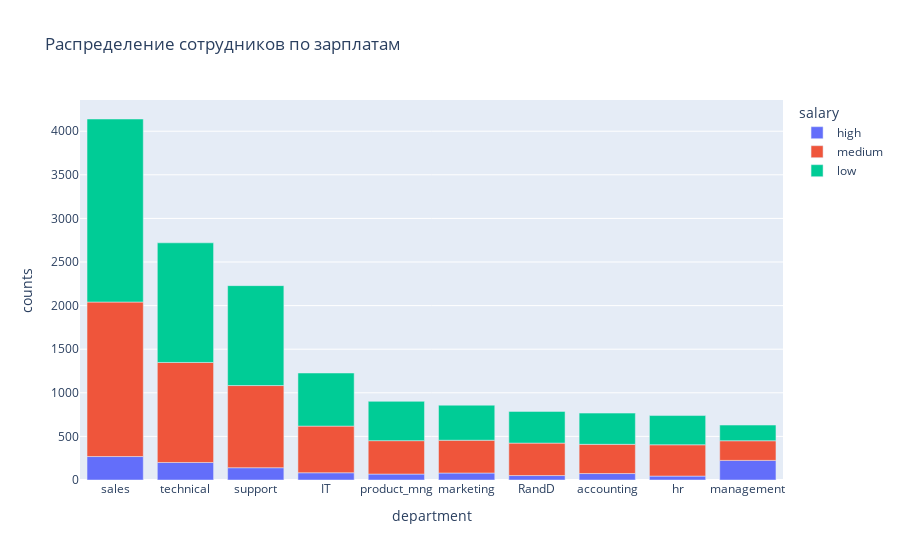

Here is the notebook cell this chart was saved with:
### Code cell
# Показать распределение сотрудников по зарплатам в каждомдепартаменте по отдельности
df_departments_salary = (df.groupby(by=['department', 'salary'])
                         .size()
                         .reset_index(name='counts')
                         .sort_values(['department', 'counts'], ascending=True))
px.bar(df_departments_salary, 
       x="department", 
       y="counts", 
       color="salary", 
       title="Распределение сотрудников по зарплатам").update_xaxes(categoryorder="total descending")

### Figure 1 — Plotly figure (JSON) as saved in the notebook; plotly's stock layout.template omitted (floating-point values rounded to 4 significant figures)
{"data": [{"alignmentgroup": "True", "hovertemplate": "salary=high<br>department=%{x}<br>counts=%{y}<extra></extra>", "legendgroup": "high", "marker": {"color": "#636efa"}, "name": "high", "offsetgroup": "high", "orientation": "v", "showlegend": true, "textposition": "auto", "type": "bar", "x": ["IT", "RandD", "accounting", "hr", "management", "marketing", "product_mng", "sales", "support", "technical"], "xaxis": "x", "y": [83, 51, 74, 45, 225, 80, 68, 269, 141, 201], "yaxis": "y"}, {"alignmentgroup": "True", "hovertemplate": "salary=medium<br>department=%{x}<br>counts=%{y}<extra></extra>", "legendgroup": "medium", "marker": {"color": "#EF553B"}, "name": "medium", "offsetgroup": "medium", "orientation": "v", "showlegend": true, "textposition": "auto", "type": "bar", "x": ["IT", "RandD", "accounting", "hr", "management", "marketing", "product_mng", "sales", "support", "technical"], "xaxis": "x", "y": [535, 372, 335, 359, 225, 376, 383, 1772, 942, 1147], "yaxis": "y"}, {"alignmentgroup": "True", "hovertemplate": "salary=low<br>department=%{x}<br>counts=%{y}<extra></extra>", "legendgroup": "low", "marker": {"color": "#00cc96"}, "name": "low", "offsetgroup": "low", "orientation": "v", "showlegend": true, "textposition": "auto", "type": "bar", "x": ["IT", "RandD", "accounting", "hr", "management", "marketing", "product_mng", "sales", "support", "technical"], "xaxis": "x", "y": [609, 364, 358, 335, 180, 402, 451, 2099, 1146, 1372], "yaxis": "y"}], "layout": {"barmode": "relative", "legend": {"title": {"text": "salary"}, "tracegroupgap": 0}, "title": {"text": "Распределение сотрудников по зарплатам"}, "xaxis": {"anchor": "y", "categoryorder": "total descending", "domain": [0, 1], "title": {"text": "department"}}, "yaxis": {"anchor": "x", "domain": [0, 1], "title": {"text": "counts"}}}}
